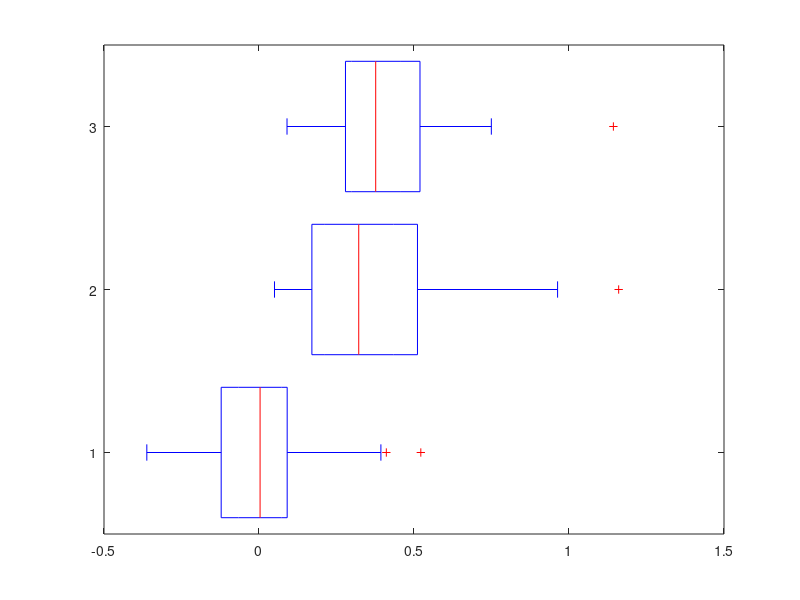

Source code (MATLAB): (Note: this script raises an error after producing the figure.)
%% Fig S8 - speeds

%% load data
load('Speeds.mat')

%% headspeed boxplot
meanspeedcm_after_norm = mean(speeds.head.speedincm_poststim(1:180,:));
meanspeedcm_after_nov = mean(speeds.head.speedincm_poststim(181:200,:));
meanspeedcm_diff_novnorm = meanspeedcm_after_nov-meanspeedcm_after_norm;
[~,p] = ttest(meanspeedcm_diff_novnorm); % paired t-test
forx_swarm = [ones(length(meanspeedcm_after_norm),1), 2*ones(length(meanspeedcm_after_norm),1),3*ones(length(meanspeedcm_after_norm),1)];

figure
boxplot([meanspeedcm_diff_novnorm', meanspeedcm_after_nov', meanspeedcm_after_norm'], 'Orientation', 'horizontal')
hold on
swarmchart([meanspeedcm_diff_novnorm', meanspeedcm_after_nov', meanspeedcm_after_norm'], forx_swarm, 'filled', 'XJitter','none', 'YJitter','density', 'YJitterWidth',0.2, 'MarkerFaceAlpha',0.2)

xline(0)
yticklabels({'Diff','Deviant', 'Standard'})
xlabel('Head speed [cm/s]')
xlim([-0.5,7])
title(append('N=', string(length(meanspeedcm_diff_novnorm)), ', p=', string(round(p,3))))

%% headspeed example
angle = speeds.head.example.angle;
pc = speeds.head.example.pc;

figure
scatter(angle, pc, 50, 'blue', 'filled', 'o', 'MarkerFaceAlpha',0.2)
hold on
scatter(angle(length(angle)-19:length(angle)),pc(length(pc)-19:length(pc)), 50, 'red', 'filled', 'o', 'MarkerFaceAlpha', 0.2)

xlabel('Head speed [cm/s]')
ylabel('PC1')
legend({'Standard', 'Deviant'})


%% eyespeed boxplot

meanspeed_after_norm = mean(speeds.eye.eyespeed_poststim(1:180,:));
meanspeed_after_nov = mean(speeds.eye.eyespeed_poststim(181:200,:));
meanspeed_diff_novnorm = meanspeed_after_nov-meanspeed_after_norm;
[~,p] = ttest(meanspeed_diff_novnorm); %paired t-test
forx_swarm = [ones(length(meanspeed_after_norm),1), 2*ones(length(meanspeed_after_norm),1),3*ones(length(meanspeed_after_norm),1)]; % position for swarmchart

figure
boxplot([meanspeed_diff_novnorm', meanspeed_after_nov', meanspeed_after_norm'], 'Orientation', 'horizontal')
hold on
swarmchart([meanspeed_diff_novnorm', meanspeed_after_nov', meanspeed_after_norm'], forx_swarm, 'filled', 'XJitter','none', 'YJitter','density', 'YJitterWidth',0.2, 'MarkerFaceAlpha',0.2)
xline(0)

yticklabels({'Diff','Deviant', 'Standard'})
xlabel('Eyespeed [px/frame]')
xlim([-0.2,1.4])
title(append('N=', string(length(meanspeed_diff_novnorm)), ', p=', string(round(p,3))))


%% eyespeed example

angle = speeds.eye.example.angle;
pc = speeds.eye.example.pc;

f = figure;
scatter(angle, pc, 50, 'blue', 'filled', 'o', 'MarkerFaceAlpha',0.2)
hold on
scatter(angle(length(angle)-19:length(angle)),pc(length(pc)-19:length(pc)), 50, 'red', 'filled', 'o', 'MarkerFaceAlpha', 0.2)

xlabel('Eye speed [px/frame]')
ylabel('PC1')
legend({'Standard', 'Deviant'})
